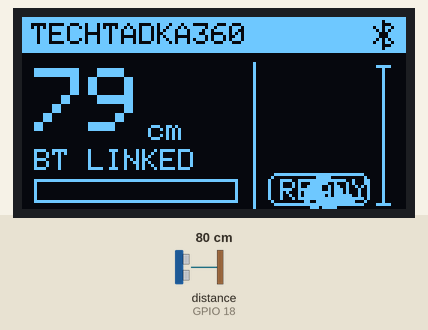
Simulated run of this sketch. Board: ESP32. Parts: 128×64 one-colour display. Wiring (inferred from the names in the program): ultrasonic range finder: trigger GPIO 5; echo GPIO 18. The inputs (shaded band) are chosen by the test bench; at power-on: distance to the obstacle (sensor on GPIO 18) 80 cm. The echo pulse lasts 58.3 µs per cm; nothing arrives over Bluetooth unless stated; what the sketch prints to the serial monitor is not drawn.

Above: at 2.7 s.
2.8 s: distance to the obstacle (sensor on GPIO 18) set to 2 cm
At 2.88 s:
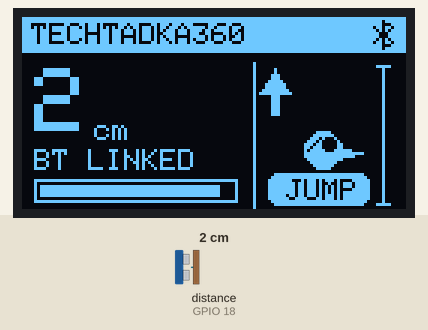
4.6 s: distance to the obstacle (sensor on GPIO 18) set to 96 cm
At 5.7 s:
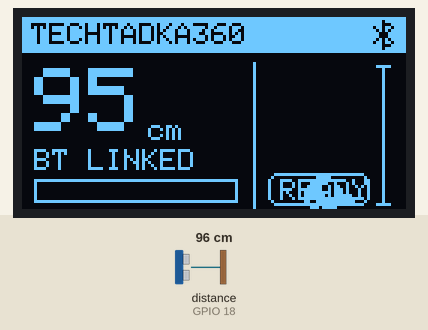
6.2 s: distance to the obstacle (sensor on GPIO 18) set to 104 cm
At 7.0 s:
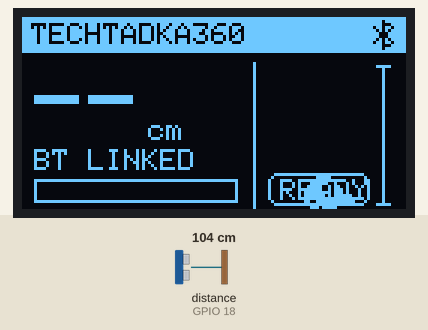
Timing chart, 0 to 9.2 s (numbered marks = the images above; inputs shaded):
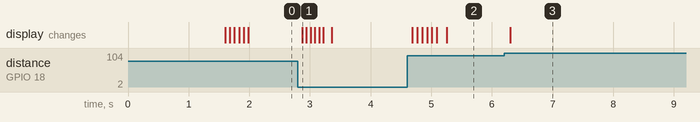

The sketch:

echo_flap_esp32.ino
```cpp
#include <Wire.h>
#include <Adafruit_GFX.h>
#include <Adafruit_SSD1306.h>
#include "BluetoothSerial.h"

#define TRIG 5
#define ECHO 18
#define MAXD 40.0f

Adafruit_SSD1306 d(128, 64, &Wire, -1);
BluetoothSerial bt;

float dist = 99;
float prevDist = 99;
float birdY = 40;
unsigned long jumpFlash = 0;
unsigned long lastDraw = 0;
unsigned long jumps = 0;
bool btOn = false;

float readOnce() {
  digitalWrite(TRIG, LOW);
  delayMicroseconds(3);
  digitalWrite(TRIG, HIGH);
  delayMicroseconds(10);
  digitalWrite(TRIG, LOW);
  unsigned long t = pulseIn(ECHO, HIGH, 12000);
  if (t == 0) return -1;
  return t * 0.0343f / 2.0f;
}

float readMedian() {
  float v[3];
  int n = 0;
  for (int i = 0; i < 3; i++) {
    float r = readOnce();
    if (r > 0) v[n++] = r;
    delay(3);
  }
  if (n == 0) return -1;
  if (n == 1) return v[0];
  if (n == 2) return (v[0] + v[1]) / 2;
  if (v[0] > v[1]) { float t = v[0]; v[0] = v[1]; v[1] = t; }
  if (v[1] > v[2]) { float t = v[1]; v[1] = v[2]; v[2] = t; }
  if (v[0] > v[1]) { float t = v[0]; v[0] = v[1]; v[1] = t; }
  return v[1];
}

void drawBT(int x, int y, int s, uint16_t col) {
  d.drawLine(x + 3 * s, y, x + 3 * s, y + 9 * s, col);
  d.drawLine(x + 3 * s, y, x + 6 * s, y + 2 * s, col);
  d.drawLine(x + 6 * s, y + 2 * s, x, y + 7 * s, col);
  d.drawLine(x, y + 2 * s, x + 6 * s, y + 7 * s, col);
  d.drawLine(x + 6 * s, y + 7 * s, x + 3 * s, y + 9 * s, col);
}

void centerText(const char* s, int y, int size) {
  int w = strlen(s) * 6 * size;
  d.setTextSize(size);
  d.setCursor((128 - w) / 2, y);
  d.print(s);
}

void splash() {
  d.clearDisplay();
  d.setTextColor(WHITE);
  d.drawRoundRect(0, 0, 128, 64, 6, WHITE);
  centerText("ECHO FLAP", 12, 2);
  centerText("ULTRASONIC CONTROLLER", 36, 1);
  centerText("TechTadka360", 50, 1);
  d.display();
  delay(1500);
}

void drawBird(int cx, int cy, bool up) {
  d.fillCircle(cx, cy, 6, WHITE);
  d.fillCircle(cx + 2, cy - 2, 2, BLACK);
  d.fillTriangle(cx + 6, cy - 1, cx + 13, cy + 1, cx + 6, cy + 3, WHITE);
  if (up) d.drawLine(cx - 5, cy, cx - 1, cy - 4, BLACK);
  else d.drawLine(cx - 5, cy + 1, cx - 1, cy + 4, BLACK);
}

void drawScreen(bool jumping) {
  float cl = dist < 0 ? MAXD : (dist > MAXD ? MAXD : dist);
  float target = 60 - (1.0f - cl / MAXD) * 40;
  birdY += (target - birdY) * 0.4f;

  d.clearDisplay();
  d.setTextColor(BLACK);
  d.fillRect(0, 0, 128, 12, WHITE);
  d.setTextSize(1);
  d.setCursor(3, 2);
  d.print("TECHTADKA360");
  if (btOn) {
    drawBT(117, 1, 1, BLACK);
  } else {
    if ((millis() / 500) % 2 == 0) drawBT(117, 1, 1, BLACK);
  }
  d.setTextColor(WHITE);

  char buf[8];
  if (dist >= 0 && dist < 99) snprintf(buf, sizeof(buf), "%d", (int)dist);
  else snprintf(buf, sizeof(buf), "--");
  d.setTextSize(3);
  d.setCursor(4, 17);
  d.print(buf);
  d.setTextSize(1);
  d.setCursor(4 + strlen(buf) * 18 + 2, 34);
  d.print("cm");

  d.setCursor(4, 44);
  d.print(btOn ? "BT LINKED" : "BT WAITING");
  d.drawRect(4, 54, 68, 8, WHITE);
  int w = (int)((1.0f - cl / MAXD) * 64);
  if (w > 0) d.fillRect(6, 56, w, 4, WHITE);

  d.drawLine(77, 15, 77, 63, WHITE);

  d.drawLine(120, 16, 120, 62, WHITE);
  d.drawLine(118, 16, 122, 16, WHITE);
  d.drawLine(118, 62, 122, 62, WHITE);

  if (jumping) {
    d.fillTriangle(84, 17, 79, 25, 89, 25, WHITE);
    d.fillRect(83, 25, 3, 8, WHITE);
  }
  drawBird(100, (int)birdY, jumping);

  if (jumping) {
    d.fillRoundRect(82, 52, 34, 11, 3, WHITE);
    d.setTextColor(BLACK);
    d.setCursor(88, 54);
    d.print("JUMP");
  } else {
    d.drawRoundRect(82, 52, 34, 11, 3, WHITE);
    d.setCursor(86, 54);
    d.print("READY");
  }
  d.setTextColor(WHITE);
  d.display();
}

void setup() {
  Serial.begin(115200);
  pinMode(TRIG, OUTPUT);
  pinMode(ECHO, INPUT);
  Wire.begin(21, 22);
  Wire.setClock(400000);
  d.begin(SSD1306_SWITCHCAPVCC, 0x3C);
  bt.begin("TT360 Flappy");
  splash();
}

void loop() {
  dist = readMedian();
  btOn = bt.hasClient();

  if (dist > 0) {
    Serial.print("D:");
    Serial.println(dist, 1);
    if (btOn) {
      bt.print("D:");
      bt.println(dist, 1);
    }
    if (prevDist < 90 && prevDist - dist > 3.0f) {
      jumpFlash = millis();
      jumps++;
    }
    prevDist = dist;
  } else {
    prevDist = 99;
  }

  unsigned long now = millis();
  if (now - lastDraw > 60) {
    lastDraw = now;
    drawScreen(now - jumpFlash < 250);
  }
}
```

Measured:
- the behaviour switches between 99 and 100 cm on distance to the obstacle (sensor on GPIO 18) (found by bisection; images 2 and 3)
- after the input at 2.8 s, the display: changes after 0.07 s (image 1)
- after the input at 4.6 s, the display: first changes after 0.09 s (image 2 shows a later state)
- after the input at 6.2 s, the display: changes after 0.10 s (image 3)
